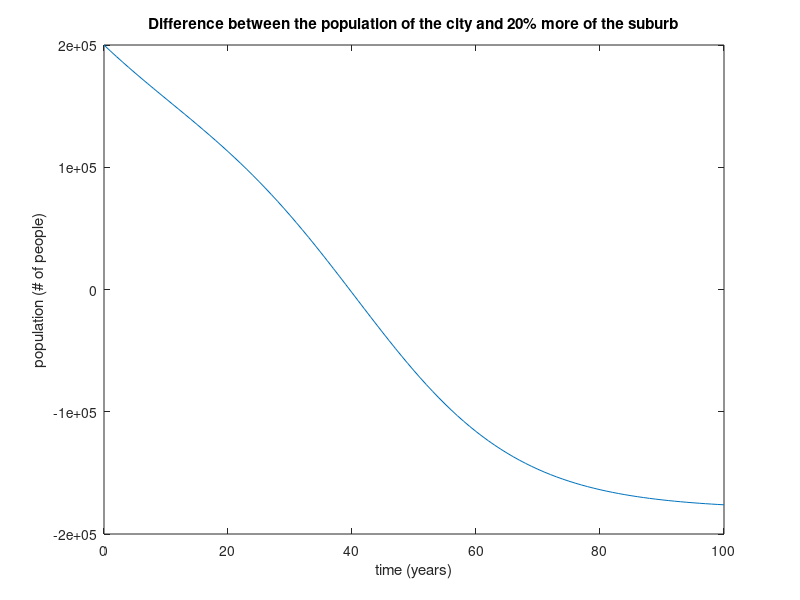

Here is the MATLAB script that generated this plot: (Note: this script raises an error after producing the figure.)
% Lab 7 Task 5
% Ashley KOK; 31452981; 13/05/2020
% Comparing the population of the suburb and the city 

clear all; close all; clc;

%% Initialising Variables and Functions 
p_c_end = 75000; 
k_c = 0.045; 
p_c_start = 100000;
p_s_end = 300000;
p_s_start = 10000;
k_s = 0.08;

t = 0:1:100;

% Function handles to put the root back into, to calulcuate the final populations
p_c_fun = @(t) p_c_end.*exp(-k_c.*t) + p_c_start;
p_s_fun = @(t) p_s_end./(1+(p_s_end./p_s_start - 1).*exp(-k_s.*t));

% Subtracting the suburb vector from 1.2 (120%) the city vector
% The root of this equation will give us the year needed
p_solve = @(t) 1.2*p_c_fun(t) - p_s_fun(t);

%% Plotting the solution curve
plot(t,p_solve(0:100))
xlabel('time (years)')
ylabel('population (# of people)')
title('Difference between the population of the city and 20% more of the suburb')

%% Bisection Method
% Upper and lower limits (observed from the graph)
xl = 30;
xu = 40;

precision = 1000; % Precision of 1000 people

% Calling the bisection function
[root,iter] = bisection(p_solve, xl, xu, precision);

%% Plotting the root
hold on
plot(root,p_solve(root),'r*')
hold off
legend('curve','root')

%% Printing a final statement
year = 2016 + root;

city = p_c_fun(root);
suburb = p_s_fun(root);

fprintf('In the year %0.f, the surburbs are 20%% larger than the city.\n',year)
fprintf('The city population is %.0f and the suburb population is %0.f.\n',city,suburb)